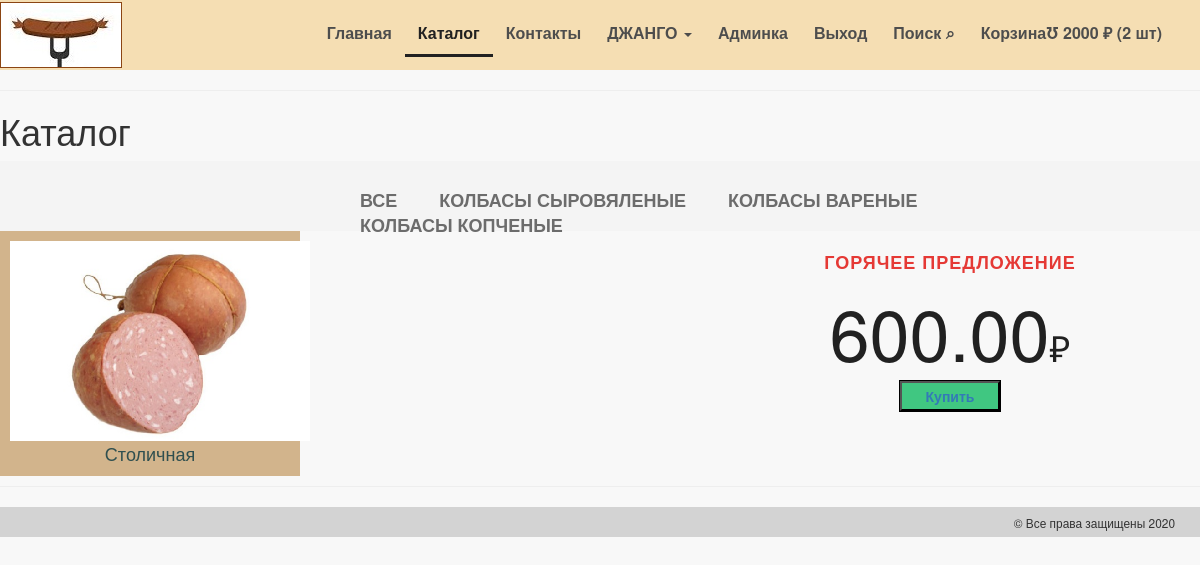
Screenshot of /catalog/ (signed in) with the database file from the repository.
### authapp/models.py (models this page shows, shortened)
class ShopClient(AbstractUser):
    avatar = models.ImageField(upload_to='users_avatars', blank=True)
    age = models.PositiveIntegerField(verbose_name='возраст', null=True)
    activation_key = models.CharField(max_length=128, blank=True)
    activation_key_expires = models.DateTimeField(default=get_activation_key_expires)
    def basket_cost(self):
        return sum(item.product.price * item.quantity for item in self.user_basket.all())
    def basket_total_quantity(self):
        return sum(item.quantity for item in self.user_basket.all())
    class Meta:
        ordering = ['-is_active', '-is_superuser', '-is_staff', 'username']

### basketapp/models.py (models this page shows, shortened)
class BasketItem(models.Model):
    user = models.ForeignKey(get_user_model(), on_delete=models.CASCADE, related_name='user_basket')
    product = models.ForeignKey(Product, on_delete=models.CASCADE)
    quantity = models.PositiveIntegerField(verbose_name='количество', default=0)
    add_datetime = models.DateTimeField(verbose_name='время', auto_now_add=True)

### mainapp/models.py (models this page shows, shortened)
class Product(models.Model):
    category = models.ForeignKey(ProductCategory, on_delete=models.CASCADE, verbose_name='категория продукта')
    name = models.CharField(verbose_name='имя продукта', max_length=128)
    image = models.ImageField(upload_to='products_images', blank=True)
    short_desc = models.CharField(verbose_name='краткое описание продукта', max_length=64, blank=True)
    description = models.TextField(verbose_name='описание продукта', blank=True)
    price = models.DecimalField(verbose_name='цена продукта', max_digits=8, decimal_places=2, default=0)
    quantity = models.IntegerField(verbose_name='количество на складе', default=0)
    is_active = models.BooleanField(default=True)

class ProductCategory(models.Model):
    name = models.CharField(verbose_name='имя', max_length=128)
    description = models.TextField(verbose_name='описание', blank=True)
    is_active = models.BooleanField(default=True)

### mainapp/views.py (the view)
# urls.py: path('catalog/', mainapp.catalog, name='catalog'),
def catalog(request):
    hot_product = get_hot_product()
    context = {
        'page_title': 'каталог',
        'hot_product': hot_product,
    }
    return render(request, 'mainapp/catalog.html', context)

### mainapp/context_processors.py (called while the page is built)
def catalog_menu(request):
    return {'catalog_menu': ProductCategory.objects.filter(is_active=True)}

### mainapp/views.py (called while the page is built)
def get_hot_product():
    products = Product.objects.all()
    return choice(products)

### mainapp/templates/mainapp/catalog.html (shortened to what this page needs)
{% extends 'mainapp/common.html' %}
{% load static %}
{% block content %}
    {% include 'mainapp/includes/inc__menu.html' %}
    <hr>
    <h1>Каталог</h1>
    {% include 'mainapp/includes/inc__catalog_menu.html' %}
    <figure><img src="/media/{{ hot_product.image }}" width="300" height="200" alt="{{ hot_product.name }}">
        <figcaption><a href="{% url 'main:product_page' pk=hot_product.pk %}">{{ hot_product.name }}</a>
        </figcaption>
    </figure>
    <div class="description">
        <h3 class="red">горячее предложение</h3>
        <p class="price">{{ hot_product.price }}<span>&#8381;</span></p>
        <form>
            <p id="button_buy">
                <a href="{% url 'basket:add' pk=hot_product.pk %}">
                    <input type="button" value="Купить" class="buy">
                </a>
            </p>
        </form>
    </div>
{% endblock %}

### mainapp/templates/mainapp/includes/inc__menu.html (shortened to what this page needs)
{% load static %}
<div class="header clearfix"><img src="{% static 'img/logo.jpg' %}" alt="label">
    <ul class="menu">
        <li>
            <a href="{% url 'main:index' %}"
               class="{% if request.resolver_match.url_name == 'index' %}active{% endif %}">
                Главная
            </a>
        </li>
        <li>
            <a href="{% url 'main:catalog' %}"
               class="{% if request.resolver_match.url_name == 'catalog' or request.resolver_match.url_name == 'category' %}active{% endif %}">
                Каталог
            </a>
        </li>
        <li>
            <a href="{% url 'main:contacts' %}"
               class="{% if request.resolver_match.url_name == 'contacts' %}active{% endif %}">
                Контакты
            </a>
        </li>
        {% if user.is_authenticated %}
            <li>
                <div class="dropdown">
                    <a class="dropdown-toggle" href="" data-toggle="dropdown">
                        {{ user.first_name|default:'Пользователь' }}
                        <span class="caret"></span>
                    </a>
                </div>
            </li>
        {% endif %}
        {% if user.is_superuser %}
            <li><a href="{% url 'my_admin:index' %}">
                Админка
            </a></li>
        {% endif %}
        {% if user.is_authenticated %}
            <li><a href="{% url 'auth:logout' %}">Выход</a></li>
        {% else %}
            <li><a href="{% url 'auth:login' %}">Вход</a></li>
        {% endif %}
        <li><a href="#" class="search">Поиск&nbsp;&#8981;</a></li>
        {% if user.is_authenticated %}
            <li>
                <a href="{% url 'basket:index' %}" class="basket">
                    Корзина&#8487; {{ user.basket_cost|floatformat:0 }} &#8381; ({{ user.basket_total_quantity }} шт)
                </a>
            </li>
        {% endif %}
    </ul>
</div>

### mainapp/templates/mainapp/includes/inc__catalog_menu.html
<div class="links clearfix">
    <ul class="links-menu">
        <li>
            <a href="{% url 'main:category' pk=0 %}"
               class="{% if request.resolver_match.kwargs.pk == 0 %}active{% endif %} ">
                все
            </a>
        </li>
        {% for category in catalog_menu %}
            <li>
                <a href="{% url 'main:category' pk=category.pk %}"
                   class="{% if request.resolver_match.kwargs.pk|add:0 == category.pk %}active{% endif %} ">
                    {{ category.name }}
                </a>
            </li>
        {% endfor %}
    </ul>
</div>

### static/css/style.css (style rules this page uses)
* { margin: 0; padding: 0; }
body { background-color: #f8f8f8; }
.header { height: 70px; background-color: #F5DEB3; }
.menu { padding-top: 22px; padding-right: 25px; float: right; list-style-type: none; }
.menu li { float: left; }
.menu li a { color: #4d4d4d; font-size: 16px; font-weight: 600; text-decoration: none; text-align: right; padding: 10px 13px; }
.menu .active { color: #212121; font-weight: 700; border-bottom: 3px solid #212121; }
.header img[alt="label"] { outline: 1px solid #8b4513; float: left; margin-top: 3px; margin-left: 1px; }
figure { background: #D2B48C; padding: 10px; width: 300px; float: left; margin: 0 10px 10px 0; text-align: center; }
figcaption a { color: #2F4F4F; text-decoration: none; font-size: 18px; }
#button_buy { text-align: center; }
.buy { font-weight: 700; background: rgb(64,199,129); height:30px; width: 100px; outline: 1px solid #000; cursor:pointer; }
.clearfix:after { content: ""; display: block; clear: both; }
.links { height: 70px; background-color: #f4f4f4; position: relative; padding-left: 360px; }
.links-menu { margin: 27px auto 0; position: absolute; }
.links-menu li { float: left; list-style-type: none; padding-right: 42px; }
.links-menu li a { text-decoration: none; color: #6c6c6c; font-size: 18px; font-weight: 700; text-transform: uppercase; }
.description { width: 535px; float: right; padding-left: 35px }
.description .red { text-transform: uppercase; color: #e53935; font-size: 18px; font-weight: 700; text-align: center; letter-spacing: 1px; line-height: 17px; margin-top: 23px; margin-bottom: 36px; }
.description .price { color: #212121; font-size: 72px; font-weight: 300; line-height: 48px; text-align: center; }
.description .price span { color: #212121; font-size: 36px; font-weight: 300; line-height: 48px; text-align: center; }

### rows the page displays
ShopClient: first_name "ДЖАНГО", basket_cost "2000", basket_total_quantity "2"
ProductCategory: name "КОЛБАСЫ СЫРОВЯЛЕНЫЕ"
ProductCategory: name "КОЛБАСЫ ВАРЕНЫЕ"
ProductCategory: name "КОЛБАСЫ КОПЧЕНЫЕ"
Product: image (picture), name "Столичная", price "600.00"
